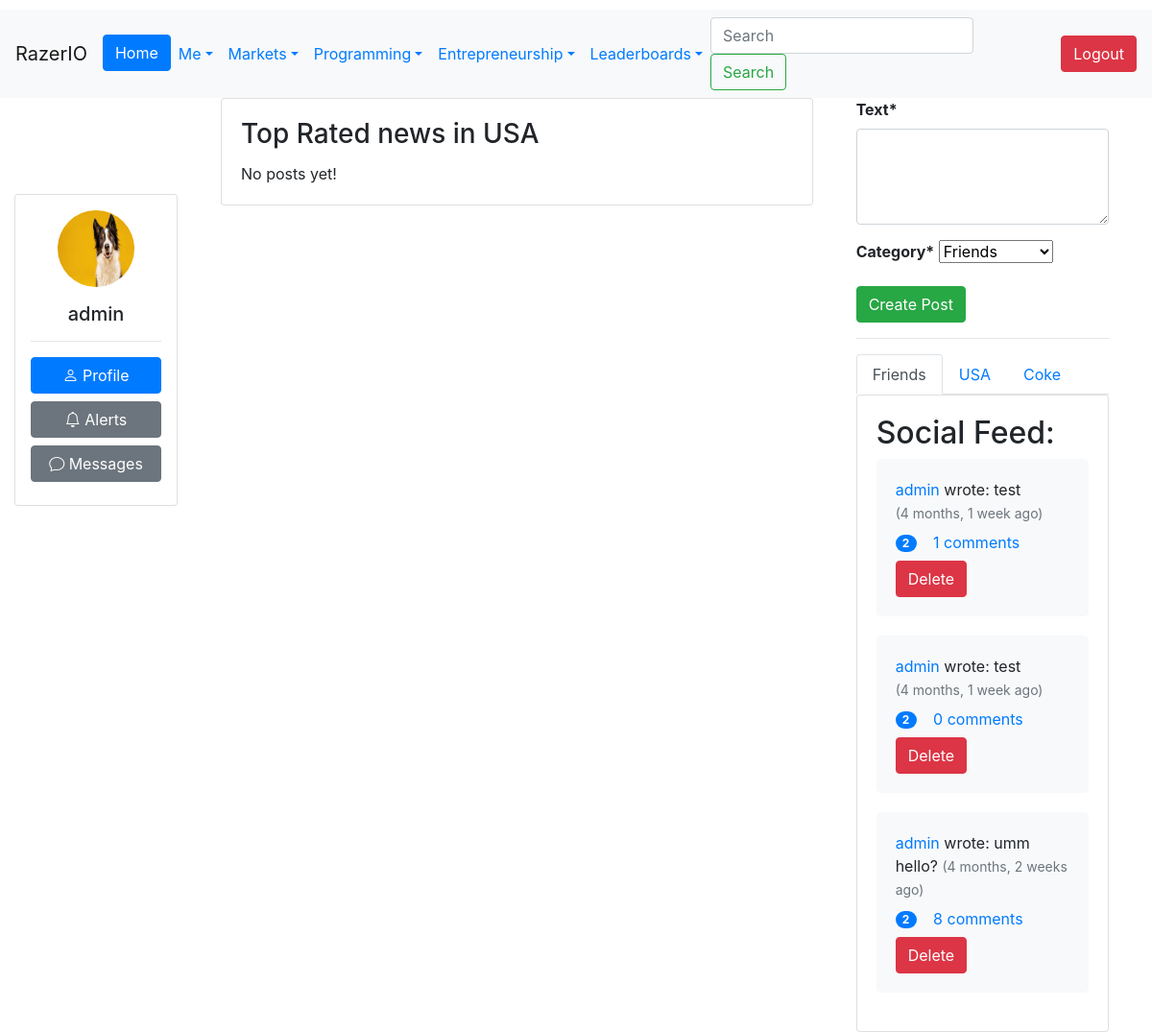
/ (signed in), run on an earlier commit of the app's database.
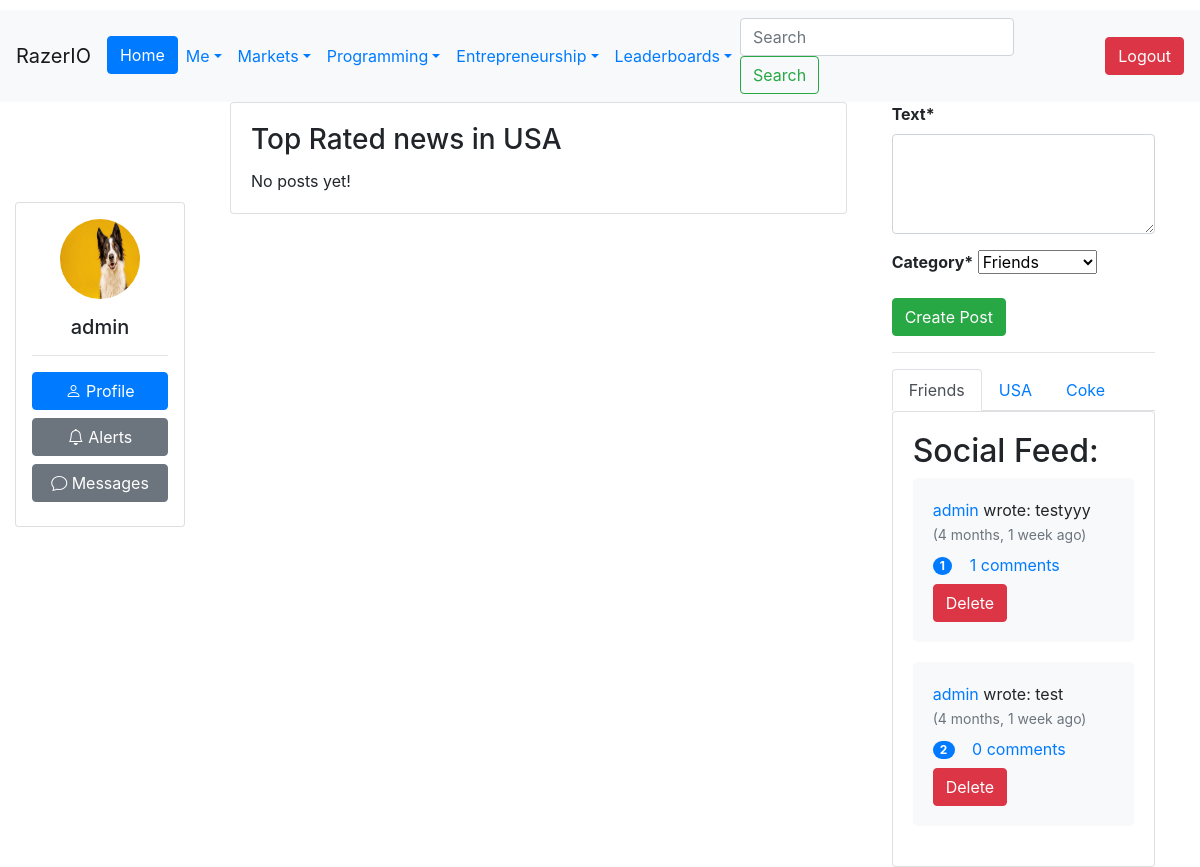
And on a later commit of the database.
### Users/models.py (models this page shows, shortened)
class CustomUser(AbstractUser):
    Bio = models.CharField(max_length=240, default='')
    Salary = models.IntegerField(default=0)
    Company = models.ForeignKey('Company.Company', on_delete=models.CASCADE,
                                   null=True, blank=True)
    Country = models.ForeignKey(Country, on_delete=models.CASCADE, null=True)
    Region = models.ForeignKey(Region, on_delete=models.CASCADE, null=True)
    ProfilePic = models.ImageField(upload_to=upload_to, null=True, blank=True)
    Skill = models.ManyToManyField(Skill, through="User_Skill")
    Company_Verified_Email = models.BooleanField(default=False)
    badges = models.JSONField(default=dict)
    experience_level = models.CharField(choices=EXPERIENCE_LEVEL_CHOICES, max_length=50, default='Principal')
    DateOfBirth = models.DateField(null=True, blank=True)
    def __str__(self):
        return self.username

### Country/models.py (models this page shows)
class Country(models.Model):
    Name = models.CharField(max_length=56)
    Abbreviation = models.CharField(max_length=5)
    Flag = models.ImageField(upload_to='flags/')
    Currency = models.CharField(max_length=64)
    Currency_Abbreviation = models.CharField(max_length=5)
    def __str__(self):
        return self.Name

### Company/models.py (models this page shows, shortened)
class Company(models.Model):
    Name = models.CharField(max_length=256)
    About = models.TextField(max_length=10000, default='', blank=True, null=True)
    Industry = models.CharField(max_length=100, choices=INDUSTRY_CHOICES, blank=True, null=True)
    StockTicker = models.CharField(max_length=10, null=True, blank=True)
    Founded = models.DateField(blank=True, null=True)
    Headquarters = models.CharField(max_length=100, blank=True, null=True)
    Website = models.URLField(blank=True)
    Email_Domain = models.ManyToManyField(EmailDomain, blank=True)
    Logo = models.ImageField(upload_to='company_logos/', blank=True, null=True)
    IsPublic = models.BooleanField(default=False)
    company_score = models.FloatField(null=True, blank=True)
    StockPrice = models.DecimalField(max_digits=50, decimal_places=15, null=True, blank=True)
    MarketCap = models.DecimalField(max_digits=50, decimal_places=15, null=True, blank=True)
    last_updated_stockdata = models.DateTimeField(default=timezone.now)
    last_updated_other_fields = models.DateTimeField(default=timezone.now)
    EmployeeCount = models.PositiveIntegerField(null=True, blank=True)
    LongBusinessSummary = models.TextField(max_length=10000, default='', blank=True, null=True)
    AnnualRevenue = models.DecimalField(max_digits=15, decimal_places=2, null=True, blank=True)
    AnnualProfit = models.DecimalField(max_digits=15, decimal_places=2, null=True, blank=True)
    Country = models.CharField(max_length=100, null=True, blank=True)
    TotalLiabilities = models.DecimalField(max_digits=15, decimal_places=2, null=True, blank=True)
    TotalDebt = models.DecimalField(max_digits=15, decimal_places=2, null=True, blank=True)
    CashOnHand = models.DecimalField(max_digits=15, decimal_places=2, null=True, blank=True)
    Assets = models.DecimalField(max_digits=15, decimal_places=2, null=True, blank=True)
    NetAssets = models.DecimalField(max_digits=15, decimal_places=0, null=True, blank=True)
    def __str__(self):
        return self.Name

### Feed/models.py (models this page shows, shortened)
class Post(models.Model):
    Author = models.ForeignKey(settings.AUTH_USER_MODEL, on_delete=models.CASCADE)
    Date_Created = models.DateTimeField(auto_now_add=True)
    Text = models.TextField(max_length=256, blank=False)
    Category = models.CharField(max_length=15, choices=Choices, default='Friends')
    Company = models.ForeignKey(Company, on_delete=models.CASCADE, blank=True, null=True)
    Country = models.ForeignKey(Country, on_delete=models.CASCADE, blank=True, null=True)

class Comment(models.Model):
    Author = models.ForeignKey(settings.AUTH_USER_MODEL, on_delete=models.CASCADE)
    Post = models.ForeignKey(Post, on_delete=models.CASCADE)
    Text = models.TextField(max_length=256, blank=False, null=False)
    Date_Commented = models.DateTimeField(auto_now_add=True)

### Users/views.py (the view)
# urls.py: path("", index, name="home"),
def index(request):
    context = {}
    comments = Comment.objects.all()
    upvotes = Upvote.objects.all()
    if request.user.is_authenticated:
        user = request.user
        user_upvotes = Upvote.objects.filter(User=request.user)
        following_ids = UserFollowing.objects.filter(User=user).values_list('Following_User_ID', flat=True)
        friends_posts = Post.objects.filter(Q(Author__in=following_ids) | Q(Author=user), Category='Friends').select_related('Author').only('Author', 'Text', 'Date_Created')
        national_posts = Post.objects.filter(Category='National', Country=user.Country).select_related('Author').only('Author', 'Text', 'Date_Created')
        company_posts = Post.objects.filter(Category='Organization', Company=user.Company).select_related('Author').only('Author', 'Text', 'Date_Created')
        articles = Article.objects.filter(Date_Published__gte=timezone.now() - timezone.timedelta(hours=48)).annotate(num_upvotes=Count('articleupvote'))
        if request.method == "POST":
            form = NewPost(request.POST)
            if form.is_valid():
                new_post = form.save(commit=False)
                new_post.Author = user
                new_post.Text = form.cleaned_data['text']
                if new_post.Category == 'Organization':
                    new_post.Company = user.Company
                if new_post.Category == 'National':
                    new_post.Country = user.Country
                new_post.save()
                return JsonResponse({'status': 'ok', 'text': new_post.Text})
            else:
                return JsonResponse({'status': 'error', 'errors': form.errors})
        else:
            form = NewPost()
        context = {
            "FriendsPosts": friends_posts.order_by('-Date_Created'),
            "form": form,
            "Articles": articles.order_by('-num_upvotes', '-Date_Published'),
            "NationalPosts": national_posts.order_by('-Date_Created'),
            "CompanyPosts": company_posts.order_by('-Date_Created'),
            "comments":comments,
            "upvotes":upvotes,
            'user_upvotes': user_upvotes,
        }
    return render(request, 'home.html', context=context)

### Users/forms.py
class NewPost(forms.ModelForm):
    text = forms.CharField(widget=forms.Textarea(attrs={'rows':2}), label='Text')
    class Meta:
        model = Post
        fields = ['text', 'Category']

### Users/templatetags/post_filters.py (called while the page is built)
@register.filter
def has_upvoted(post, user):
    return post.upvote_set.filter(User=user).exists()

### templates/home.html (shortened to what this page needs)
{% extends "base.html" %}
{% load socialaccount %}
{% load account %}
{% load post_filters %}
{% load crispy_forms_tags %}
{% block content %}
{% if user.is_authenticated %}
<div class="container-fluid">
  <div class="row">
    <div class="col-sm-8 col-md-8 col-lg-8">
      <div class="card">
        <div class="card-body">
          <h3 class="card-title">Top Rated news in {{ user.Country }}</h3>
          {% for article in Articles %}
            <div class="d-flex align-items-center mb-2">
              <span class="badge badge-primary mr-3">{{ article.num_upvotes }}</span>
              <a href="{% url 'article' article.id %}">{{ article.Title }}</a>&nbsp;by {{ article.Newspaper }}
            </div>
          <a href="{% url 'articles_page' %}" class="btn btn-primary" style="width: 100%;">More News</a>
            {% empty %}
            No posts yet!
          {% endfor %}
        </div>
      </div>
    </div>
    <div class="justify-content-between col-sm-4 col-md-4 col-lg-4">
  <div class="col-sm-12 col-md-12 col-lg-12">
    <form id="new-post-form" method="POST">
  <div class="form-group">
    {{ form.text|as_crispy_field }}
  </div>
  <div class="form-group">
    {{ form.Category|as_crispy_field }}
  </div>
  <button type="submit" class="btn btn-success">Create Post</button>
</form>
    <hr>
    <ul class="nav nav-tabs ">
      <li class="nav-item">
        <a class="nav-link active" data-toggle="tab" href="#social-posts">Friends</a>
      </li>
      <li class="nav-item">
        <a class="nav-link" data-toggle="tab" href="#national-posts">{{ user.Country }}</a>
      </li>
      <li class="nav-item">
        <a class="nav-link" data-toggle="tab" href="#org-posts">{{ user.Company }}</a>
      </li>
    </ul>
    <div class="tab-content">
      <div id="social-posts" class="tab-pane fade show active">
        <div class="card">
          <div class="card-body">
            <div id="post-list">
              <h2>Social Feed:</h2>
{% for post in FriendsPosts %}
  <div class="post" id="post{{ post.id }}" style="background-color: #f8f9fa; padding: 20px; border-radius: 5px; margin-bottom: 20px;">
    <div>
      <a href="{% url 'profile' post.Author.id %}">{{ post.Author }}</a> wrote: {{ post.Text }}
      <small class="text-muted"> ({{ post.Date_Created|timesince }} ago)</small>
    </div>
    <div>
      <span class="upvote-count badge badge-pill badge-primary" data-post-id="{{ post.id }}">{{ post.upvote_set.count }}</span>
      {% with post_comments=post.comment_set.all %}
        <button class="btn btn-link toggle-comments" data-post-id="{{ post.id }}">
          <span>{{ post_comments|length }} comments</span>
        </button>
      {% endwith %}
    </div>
        {% if request.user == post.Author %}
        <button class="btn btn-danger delete-btn" data-post-id="{{ post.id }}" onclick="deletePost(event)">Delete</button>
    {% endif %}
  </div>
{% empty %}
  <div class="text-center text-muted">
    No posts yet!
  </div>
{% endfor %}
            </div>
          </div>
        </div>
      </div>
    </div>
  </div>
</div>
<br>
</div>
</div>
{% else %}
<p>You are not logged in</p>
<a href="{% url 'account_login' %}" class="btn btn-primary">Log In</a>
<a href="{% url 'account_signup' %}" class="btn btn-primary">Sign Up</a>
{% endif %}
{% endblock %}

### templates/base.html (shortened to what this page needs)
<!doctype html>
<html lang="en">
<head>
{% load bootstrap4 %}
<link rel="stylesheet" href="https://cdn.jsdelivr.net/npm/bootstrap@4.6.2/dist/css/bootstrap.min.css">
<link rel="stylesheet" href="https://unpkg.com/bootstrap-table@1.21.3/dist/bootstrap-table.min.css">
<link rel="stylesheet" href="https://cdn.jsdelivr.net/npm/bootstrap-icons@1.10.3/font/bootstrap-icons.css">
  <link rel="stylesheet" href="https://cdnjs.cloudflare.com/ajax/libs/jqueryui/1.13.2/themes/base/jquery-ui.min.css" />
</head>
<body>
    {% if user.is_authenticated %}
<nav class="navbar navbar-expand-sm navbar-light bg-light" style="margin-top: 10px;">
  <a class="navbar-brand">RazerIO</a>
  <div class="collapse navbar-collapse" id="navbarSupportedContent">
    <ul class="navbar-nav mr-auto">
      <li class="nav-item active">
        <a href="{% url 'home' %}" class="btn btn-primary">Home</a>
      </li>
      <li class="nav-item dropdown">
        <a class="nav-link dropdown-toggle text-primary" href="#" id="navbarDropdown" role="button" data-toggle="dropdown" aria-haspopup="true" aria-expanded="false">Me</a>
      </li>
      <li class="nav-item dropdown">
        <a class="nav-link dropdown-toggle text-primary" href="#" id="navbarDropdown" role="button" data-toggle="dropdown" aria-haspopup="true" aria-expanded="false">Markets</a>
      </li>
      <li class="nav-item dropdown">
        <a class="nav-link dropdown-toggle text-primary" href="#" id="navbarDropdown" role="button" data-toggle="dropdown" aria-haspopup="true" aria-expanded="false">Programming</a>
      </li>
      <li class="nav-item dropdown">
        <a class="nav-link dropdown-toggle text-primary" href="#" id="navbarDropdown" role="button" data-toggle="dropdown" aria-haspopup="true" aria-expanded="false">Entrepreneurship</a>
      </li>
            <li class="nav-item dropdown">
        <a class="nav-link dropdown-toggle text-primary" href="#" id="navbarDropdown" role="button" data-toggle="dropdown" aria-haspopup="true" aria-expanded="false">Leaderboards</a>
    </ul>
    <form class="form-inline my-2 my-lg-0" method="GET" action="{% url 'search' %}">
      <input class="form-control mr-sm-2" type="search" placeholder="Search" aria-label="Search" name="q">
      <button class="btn btn-outline-success my-2 my-sm-0 mr-5" type="submit">Search</button>
    </form>
    <button type="button" class="btn btn-danger" onclick="location.href='{% url 'logout' %}'">Logout</button>
  </div>
</nav>
{% endif %}
  <main>
    <div class="container-fluid">
      <div class="row">
        {% if user.is_authenticated %}
    <div class="col-sm-2 col-md-2 col-lg-2" style="margin-top: 100px;">
      <div class="card p-3 mb-3">
        <div class="text-center">
          {% if user.ProfilePic %}
          <img src="{{ user.ProfilePic.url }}" class="rounded-circle" width="80" height="80">
            {% else %}
          <img src="https://cdn1.iconfinder.com/data/icons/user-pictures/100/unknown-512.png" class="rounded-circle" width="80" height="80">
          {% endif %}
          <h5 class="mt-3 mb-0">{{ user.username }}</h5>
        </div>
        <hr>
        <div class="d-grid gap-2 flex-column">
          <a href="{% url 'profile' user.id %}" class="btn btn-primary mb-2" style="width: 100%;"><i class="bi bi-person"></i> Profile</a>
          <a href="{% url 'inbox' %}#v-pills-alerts" class="btn btn-secondary mb-2" style="width: 100%;"><i class="bi bi-bell"></i> Alerts</a>
          <a href="{% url 'inbox' %}" class="btn btn-secondary mb-2" style="width: 100%;"><i class="bi bi-chat"></i> Messages</a>
        </div>
      </div>
    </div>
        {% endif %}
        <div class="{% if user.is_authenticated %}col-sm-10 col-md-10 col-lg-10{% else %}col-12{% endif %}">
    {% block content %}
    {% endblock %}
          </div>
    </div>
    </div>
  </main>
  </body>
</html>

### templates/home.html (style rules this page uses)
#new-post-form { margin-top: 0; padding: 0; border: none; border-radius: 5px; }
.form-group { margin-bottom: 10px; }
label { font-weight: bold; }
textarea.form-control { height: 100px; }
.btn-success { background-color: #28a745; border-color: #28a745; }

What changed in the data, as far as the page shows it:
removed Post: Author "admin", Text "test", Date_Created "4 months, 1 week", upvote_set.count "2", comment_set.all|length "1"
removed Post: Author "admin", Text "umm hello?", Date_Created "4 months, 2 weeks", upvote_set.count "2", comment_set.all|length "8"
added Post: Author "admin", Text "testyyy", Date_Created "4 months, 1 week", upvote_set.count "1", comment_set.all|length "1"
